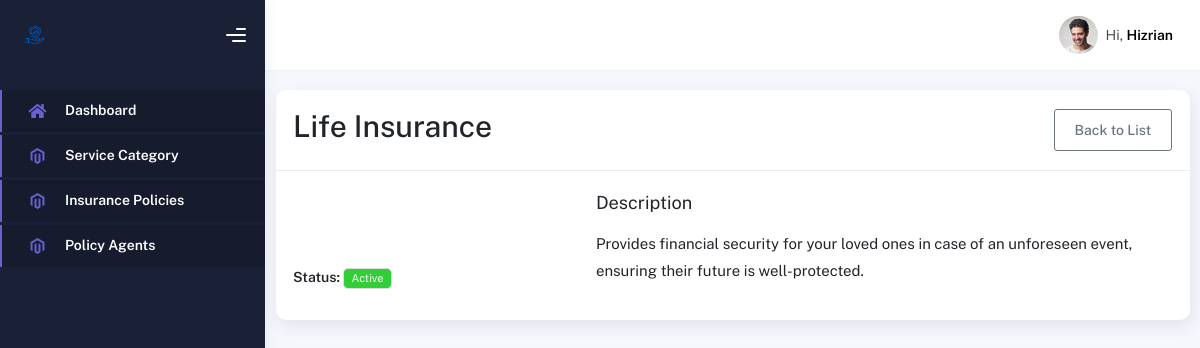
The page /categories/1/ on the database its author committed.
### web/models.py (models this page shows, shortened)
class InsuranceCategory(models.Model):
    name = models.CharField(max_length=100)
    description = models.TextField()
    image = models.ImageField(upload_to='image')
    is_active = models.BooleanField(default=True)
    class Meta:
        verbose_name_plural = "Insurance Categories"

### web/views.py (the view)
# urls.py: path('categories/<int:pk>/', InsuranceCategoryDetailView.as_view(), name='category_detail'),
class InsuranceCategoryDetailView(DetailView):
    model = InsuranceCategory
    template_name = 'category_detail.html'
    context_object_name = 'category'

### web/context_processors.py (called while the page is built, shortened)
def notifications(request):
    return {
        'notifications': [],
        'unread_notifications_count': 0,
    }

### web/templates/category_detail.html (shortened to what this page needs)
{% extends 'admin/admin_base.html' %}
{% block content %}
<div class="container mt-4">
    <div class="card">
        <div class="card-header d-flex justify-content-between align-items-center">
            <h1>{{ category.name }}</h1>
            <div>
                <a href="{% url 'category_list' %}" class="btn btn-outline-secondary">Back to List</a>
            </div>
        </div>
        <div class="card-body">
            <div class="row">
                <div class="col-md-4">
                    {% if category.image %}
                    <img src="{{ category.image.url }}" alt="{{ category.name }}" class="img-fluid rounded mb-3">
                    {% else %}
                    <div class="alert alert-info">No image available</div>
                    {% endif %}
                    <div class="mb-3">
                        <strong>Status:</strong>
                        {% if category.is_active %}
                        <span class="badge bg-success">Active</span>
                        {% else %}
                        <span class="badge bg-danger">Inactive</span>
                        {% endif %}
                    </div>
                </div>
                <div class="col-md-8">
                    <h5>Description</h5>
                    <p>{{ category.description|linebreaks }}</p>
                </div>
            </div>
        </div>
    </div>
</div>
{% endblock %}

### rows shown on the page
InsuranceCategory: name "Life Insurance", image (picture), description "Provides financial security for your loved ones in case of an unforeseen event, ensuring their future is well-protected."
